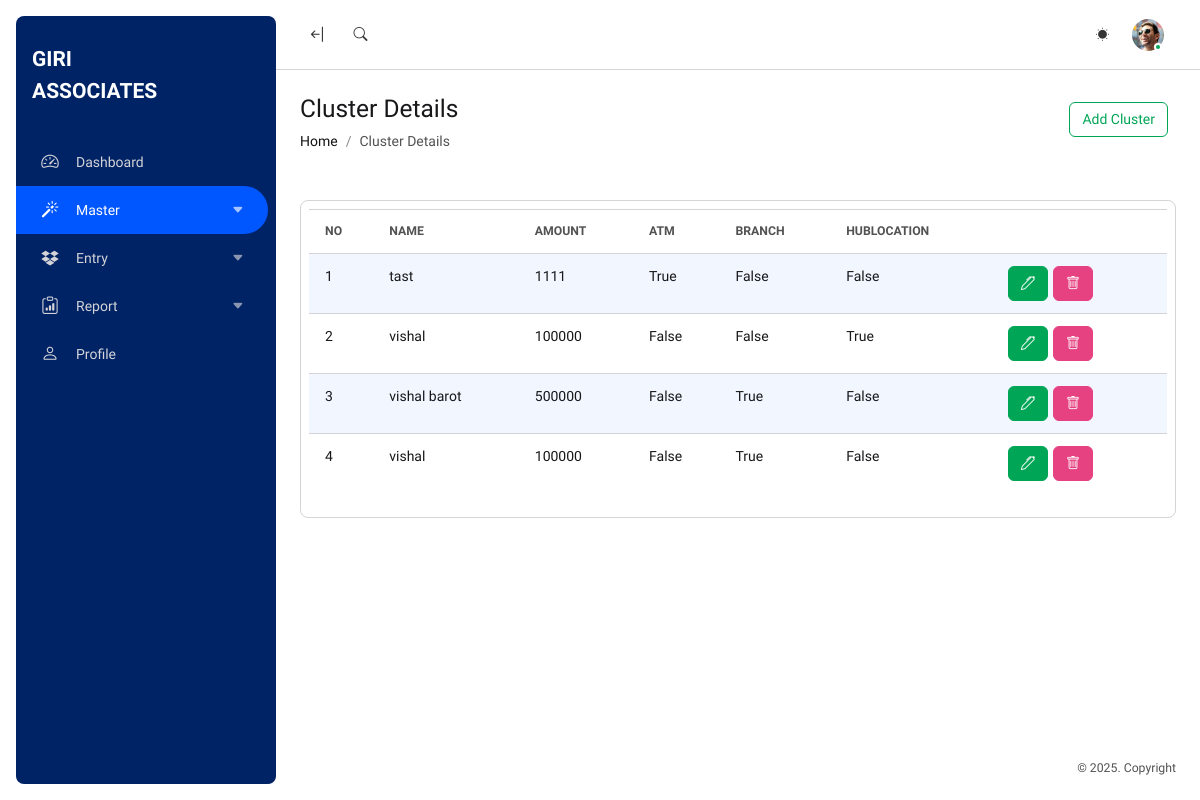
/Cluster (signed in), run on the app's committed database.
### main/models.py (models this page shows, shortened)
class ClusterModel(models.Model):
    Name = models.CharField(max_length=100)
    Amount = models.IntegerField(default=0)
    ATM = models.CharField(max_length=100,default='False')
    Branch = models.CharField(max_length=100,default='False')
    HubLocation = models.CharField(max_length=100,default='False')
    Type = models.CharField(max_length=100,null=True, blank=True)

### main/views.py (the view, shortened to what this page needs)
# urls.py: path('Cluster',views.Cluster,name="Cluster"),
@login_required(login_url='Login')
def Cluster(request):
    data=ClusterModel.objects.all()
    return render(request,'cluster.html',{'data':data})

### main/templates/cluster.html (shortened to what this page needs)
{% extends 'main.html' %}
{% load static %}
{% block content %}
<div class="toolbar p-4 bg-body">
    <div class="position-relative container-fluid px-0">
        <div class="row align-items-center position-relative">
            <div class="col-md-5 col-9 mb-4 mb-lg-0">
                <h3 class="mb-2">Cluster Details</h3>
                <nav aria-label="breadcrumb">
                    <ol class="breadcrumb mb-0">
                        <li class="breadcrumb-item"><a href="/">Home</a></li>
                        <li class="breadcrumb-item active">Cluster Details</li>
                    </ol>
                </nav>
            </div>
            <div class="col-md-7 col-3 text-md-end">
                <div class="d-flex justify-content-md-end align-items-center">
                    <button type="button" class="btn btn-outline-success mb-2 me-2" data-bs-toggle="modal"
                        data-bs-target="#examplescrolling">Add Cluster</button>
                </div>
            </div>
        </div>
    </div>
</div>
<div class="content p-4 d-flex flex-column-fluid">
    <div class="container-fluid px-0">
        <div class="row">
            <div class="col-12">
                <div class="card" id=''>
                    <div class="table-responsive p-2">
                        <table id="exampletab" class="table mt-0 table-striped table-card table-nowrap">
                            <thead class="text-uppercase small text-muted">
                                <tr>
                                    <th>No</th>
                                    <th>Name</th>
                                    <th>Amount</th>
                                    <th>ATM</th>
                                    <th>Branch</th>
                                    <th>HubLocation</th>
                                    <th></th>
                                </tr>
                            </thead>
                            <tbody>
                                {% for i in data %}
                                <tr>
                                    <td>{{forloop.counter}}</td>
                                    <td>{{i.Name}}</td>
                                    <td>{{i.Amount}}</td>
                                    <td>{{i.ATM}}</td>
                                    <td>{{i.Branch}}</td>
                                    <td>{{i.HubLocation}}</td>
                                    <td><a class="btn btn-success mr-3" href="/EditCluster/{{i.id}}"><i class="bi bi-pen"></i></a><a href="DeleteCluster/{{i.id}}" style="margin-left: 5px;" class="btn btn-danger"><i class="bi bi-trash"></i></a></td>
                                </tr>
                                {% endfor %}
                            </tbody>
                        </table>
                    </div>
                </div>
            </div>
        </div>
    </div>
</div>
<div class="content p-4 d-flex flex-column-fluid">
    <div class="container-fluid px-0">
        <div class="row">
        </div>
    </div>
</div>
{% endblock content %}

### data on the page
ClusterModel: Name "tast", Amount "1111", ATM "True", Branch "False", HubLocation "False"
ClusterModel: Name "vishal", Amount "100000", ATM "False", Branch "False", HubLocation "True"
ClusterModel: Name "vishal barot", Amount "500000", ATM "False", Branch "True", HubLocation "False"
ClusterModel: Name "vishal", Amount "100000", ATM "False", Branch "True", HubLocation "False"
